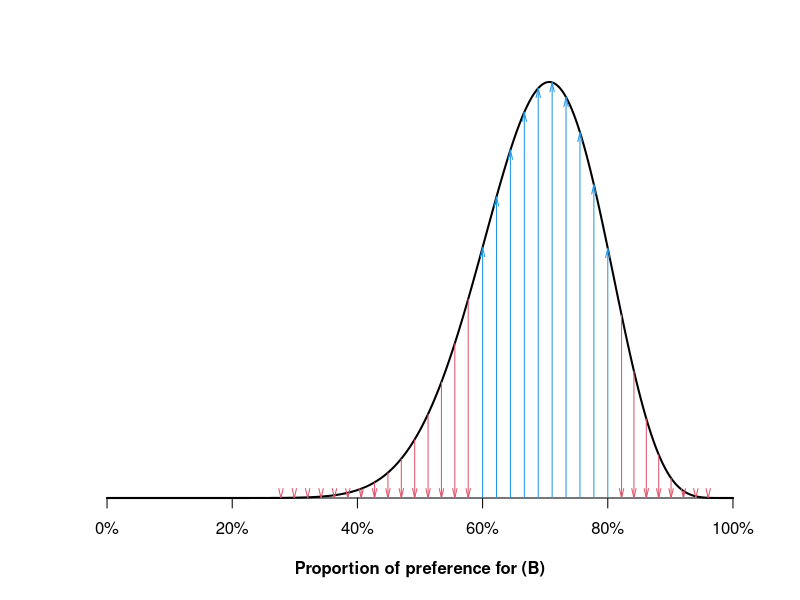

The R script that drew this image:
C = c(15.56689246, 7.051444)
curve(dbeta(x, C[1], C[2]), n = 1e4, axes = FALSE, lwd = 2, yaxs = "i", xpd = TRUE, 
          xlab = "Proportion of preference for (B)", ylab = NA, font.lab = 2)

axis(1, at = axTicks(1), labels = paste0(axTicks(1)*1e2, "%") )
x = seq(.6, .8, l = 10)
y = dbeta(x, C[1], C[2])
arrows(x, 0, x, y, code = 2, length = .1, angle = 13, col = 4, lend = 1)
x = c(seq(0, .577, l = 28), seq(.822, 1, l = 10))
y = dbeta(x, C[1], C[2])
arrows(x, 0, x, y, code = 1, length = .1, angle = 13, col = 2, lend = 1)